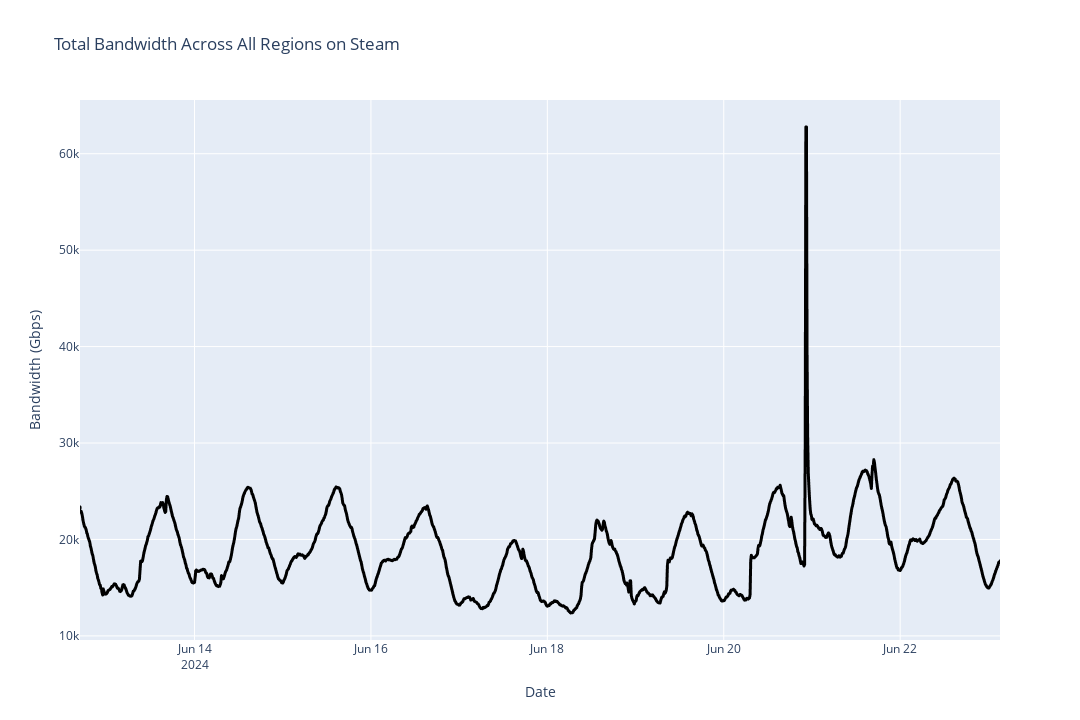

The notebook cell saved with this chart:
### Code cell
df_agg = pd.DataFrame()
df_agg["Timestamp"] = df["Timestamp"].copy()
df_agg["Total Bandwidth"] = df.sum(axis=1, numeric_only=True)

mean = df_agg["Total Bandwidth"].mean()
std = df_agg["Total Bandwidth"].std()

total = px.line(
    data_frame=df_agg,
    x="Timestamp",
    y="Total Bandwidth",
    labels={"Timestamp": "Date", "Total Bandwidth": "Bandwidth (Gbps)"},
    title="Total Bandwidth Across All Regions on Steam",
    width=1080,
    height=720,
).update_traces(
    line_color="black", 
    line_width=3
).update_layout(
    # yaxis_range=[mean - 2 * std, mean + 2.5 * std]
)
total.show()

### Figure 1 — Plotly figure (JSON) as saved in the notebook; plotly's stock layout.template omitted (floating-point values rounded to 4 significant figures; data arrays with more than 128 entries replaced by an {"elided": "..."} marker saying what was removed)
{"data": [{"hovertemplate": "Date=%{x}<br>Bandwidth (Gbps)=%{y}<extra></extra>", "legendgroup": "", "line": {"color": "black", "dash": "solid", "width": 3}, "marker": {"symbol": "circle"}, "mode": "lines", "name": "", "showlegend": false, "type": "scattergl", "x": {"elided": "1503 str values"}, "xaxis": "x", "y": {"elided": "1503 int values"}, "yaxis": "y"}], "layout": {"height": 720, "legend": {"tracegroupgap": 0}, "title": {"text": "Total Bandwidth Across All Regions on Steam"}, "width": 1080, "xaxis": {"anchor": "y", "domain": [0, 1], "title": {"text": "Date"}}, "yaxis": {"anchor": "x", "domain": [0, 1], "title": {"text": "Bandwidth (Gbps)"}}}}
